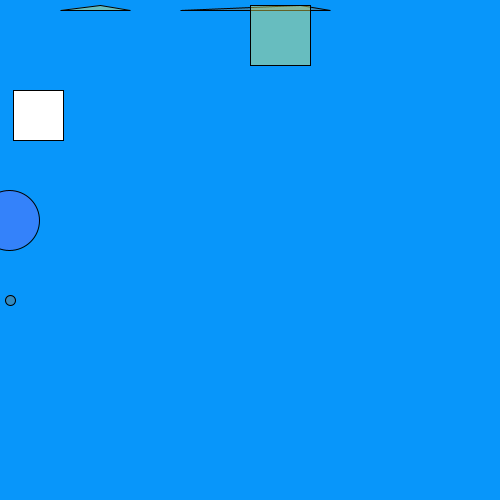
Frame 1 (no input)
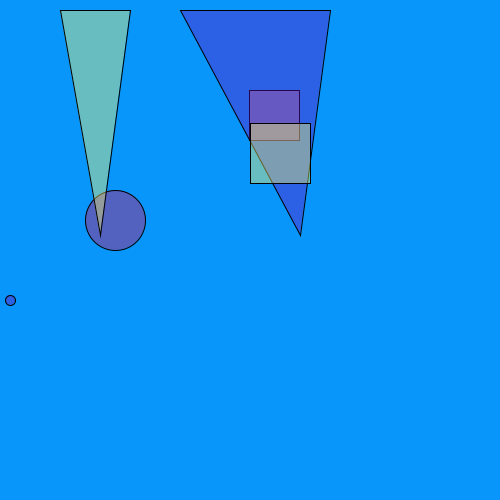
Frame 60 (the mouse pressed at the canvas centre just before this capture)
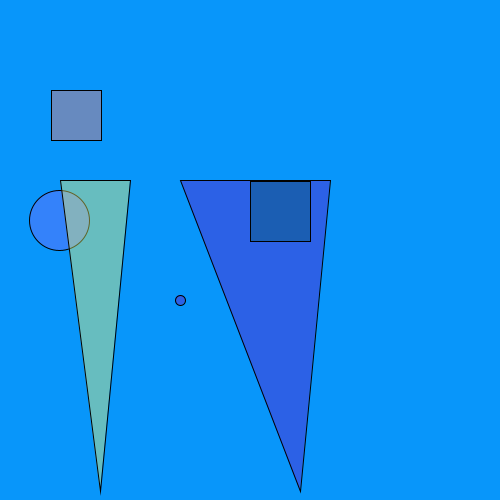
Frame 120 (the mouse held since frame 60 and released just before this capture)

The Processing sketch that drew these frames (run headless with seeded random() and noise(); from frame 60 on, the mouse is pressed at the canvas centre):

// Processing sketch: processing_99696
// ── processing_99696.pde

//declaraciÛn de variables eje

int size = 50;
float xpos = 2;
float ypos = 0;
float x1pos = 2;
float y1pos = 0;
float x2pos = 2;
float y2pos = 0;
float x3pos = 2;
float y3pos = 0;

//variables de direcciÛn

int xdirection = 2;
int ydirection = 2;
int x1direction = 2;
int y1direction = 2;
int x2direction = 2;
int y2direction = 2;
int x3direction = 2;
int y3direction = 2;

//variables de velocidad

float xspeed = 5.8;
float yspeed = 2.7;
float x1speed = 3.5;
float y1speed = 5.0;
float x2speed = 6.6;
float y2speed = 1.1;
float x3speed = 1.4;
float y3speed = 2.5;


void setup()

{

  size (500,500);

  frameRate(80);//web fps

  //posiciÛn inicial de las variables

  xpos = xpos;
  ypos = ypos;
  x1pos = x1pos;
  y1pos = y1pos;
  x2pos = x2pos;
  y2pos = y2pos;
  x3pos = x3pos;
  y3pos = y3pos;
}
void draw()
{
  background(010,150,250);
  xpos = xpos + ( xspeed * xdirection );
  ypos = ypos + ( yspeed * ydirection );  
  x1pos = x1pos +( x1speed * x1direction );
  y1pos = y1pos + ( y1speed * y1direction );
  x2pos = x2pos + ( x2speed * x2direction );
  y2pos = y2pos + ( y2speed * y2direction );
  x3pos = x3pos + ( x3speed * x3direction );
  y3pos = y3pos + ( y3speed * ydirection );
  //condicionales de regreso

  if (xpos > width-size || xpos < 0){
    xdirection *= -1;
  }

  if (ypos >= 600 || ypos < 0){
    ydirection *= -1;
  }

  if (x1pos > width-size || x1pos < 0){
    x1direction*= -1;
  }

  if (y1pos >= 400 || y1pos < 0){
    y1direction *= -1;
  }
  if (x2pos > width-size || x2pos < 0){
    x2direction *= -1;
  }

  if (y2pos > height-size || y2pos < 0){
    y2direction *= -1;   
  }
  if (x3pos > width-size || x3pos < 0){
    x3direction *= 1;
  }
  if (y3pos >  height-size || y3pos < 0){
    y3direction *= -1;
  }

  //figuras
  rect(xpos,90,size,size);
  if ((xpos < 133)&&(xpos > 0)){
    xspeed = 2; //velocidad de este segmento
    fill(120,100,250,100); //color de la figura en este segmento
  }
  if ((xpos < 266)&&(xpos > 130)){
    xspeed = 2;
    fill(200,020,100,100);
  }
  if ((xpos > 266)&&(xpos < 400)){
    xspeed = xspeed + 3;
    fill(120,250,120,100);
  }

  ellipse(x1pos,220,60,60);
  if ((x1pos < 133)&&(x1pos > 0)){
    x1speed = 0.9;
    fill(250,250,100,100);
  }
  if ((x1pos < 266) && (x1pos > 130)){
    x1speed = x1speed +2;
    fill(0,90,100,100);
  }
  if ((xpos > 266)&&(xpos < 400)){
    x1speed = x1speed +5;
    fill(250,0,120,100);
  }
  triangle(100,ypos,60,y1pos,130,y1pos);
  if ((ypos <=200) && (ypos >=0)) {
    yspeed = 1.8;
    fill(200,100,120,100);
  }

  if ((y1pos <=200) && (y1pos >=0)) {
    y1speed = 2;
    fill(120,120,100,100);
  }
  if ((ypos >= 200) && (ypos <=height)){

    yspeed = 4;
    fill(100,020,200,100);
  }
  if ((y1pos >= 200) && (y1pos <= height)){
    y1speed = 6;
    fill(100,100,050,100);
  }
  
    triangle(300,ypos,180,y1pos,330,y1pos);
  if ((ypos <=400) && (ypos >=200)) {
    yspeed = 1.8;
    fill(200,100,120,100);
  }

  if ((y1pos <=200) && (y1pos >=0)) {
    y1speed = 2;
    fill(120,120,100,100);
  }
  if ((ypos >= 200) && (ypos <=height)){

    yspeed = 4;
    fill(100,020,200,100);
  }
  if ((y1pos >= 200) && (y1pos <= height)){
    y1speed = 6;
    fill(100,100,050,100);
  }
    ellipse(y1pos,300,10,10);
  if ((y1pos < 133)&&(y1pos > 0)){
    y1speed = 10;
    fill(250,250,100,100);
  }
  if ((y1pos < 266) && (y1pos > 130)){
    y1speed = y1speed +2;
    fill(0,90,100,100);
  }
  if ((ypos > 266)&&(ypos < 400)){
    y1speed = y1speed +5;
    fill(250,0,120,100);
  }
  rect (250, y3pos, 60,60);
  if ((y3pos<=200) && (y3pos>=0)) {
    y3speed= 1;
    fill(250,120,100,100);
  }
  if ((y3pos>= 200) && (y3pos<=height)){
    y3speed= 2.5;
    fill (050,100,100,100); 
  }
  if ((y3pos >= 200) && (y3pos <= height)){
    y3speed = 3.8;
    fill(100,200,150,100);
  }

}
